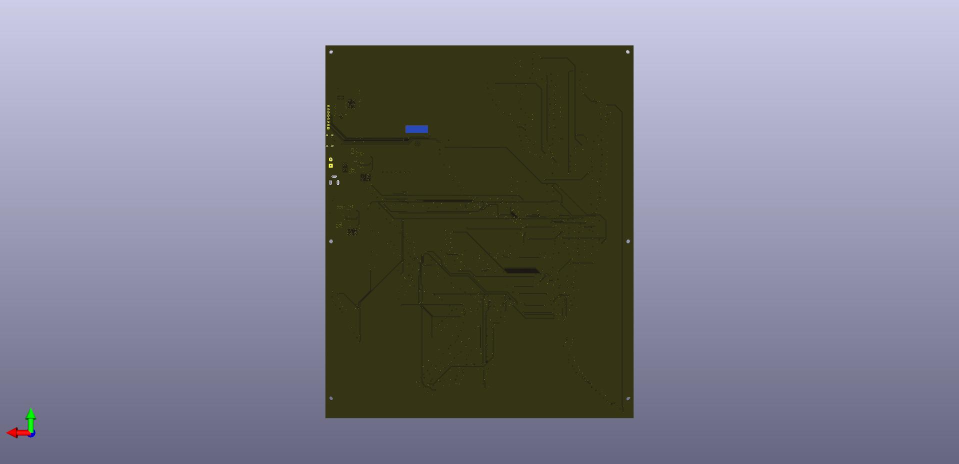
#> input picture pcb/images and pdf/bootm.jpg, 1918 x 927 px (shown at 1/2 size)
$ python -i capture.py   (imports and definitions only)   (older library calls are emulated)
#> lines starting #> are read from the running program, lines starting #| are printed output that depends on the picture
#> further down, picture is the input picture: shape (927, 1918, 3); mean B, G, R 139.4, 126.8, 127.1
#!/usr/bin/env python3
# /// script
# requires-python = ">=3.10"
# dependencies = [
#     "opencv-python>=4.9",
#     "numpy>=1.26",
#     "mcp[cli]>=1.0",
# ]
# ///
"""
Capture and enhance PCB LED camera views.

Setup (run once):
    uv run capture.py setup              # Interactive: pick camera, click 4 corners
    uv run capture.py setup --camera 1   # Use specific camera

Capture (requires setup first):
    uv run capture.py                    # Capture, warp, enhance → saves to captures/
    uv run capture.py -o out.png         # Save to specific path
    uv run capture.py --show             # Preview result
    uv run capture.py --raw              # Also save the raw frame
    uv run capture.py --debug            # Save debug overlay
"""

import argparse
import json
import sys
import time
from pathlib import Path

import cv2
import numpy as np

# Physical PCB dimensions: 24.5cm wide x 29.5cm tall
PCB_WIDTH_CM = 24.5
PCB_HEIGHT_CM = 29.5
PX_PER_CM = 40
OUT_W = int(PCB_WIDTH_CM * PX_PER_CM)   # 980
OUT_H = int(PCB_HEIGHT_CM * PX_PER_CM)  # 1180

CONFIG_PATH = Path(__file__).parent / "config.json"


# ─── Config ──────────────────────────────────────────────────────────────────

# [432 lines left out: functions load_config, save_config, _scan_cameras, _camera_picker_ui, run_setup, order_points and 2 more, not called in this run]


def enhance_contrast(image: np.ndarray) -> np.ndarray:
    """Push black background to true black, white traces/LEDs to bright white."""
    img = image.astype(np.float32)

    for c in range(3):
        ch = img[:, :, c]
        lo = np.percentile(ch, 2)
        hi = np.percentile(ch, 99)
        if hi - lo < 1:
            continue
        img[:, :, c] = np.clip((ch - lo) / (hi - lo) * 255.0, 0, 255)
#> this loop made 3 passes
#> (lo, hi) on passes 1 to 3: (18, 231), (48, 203), (49, 203)
#> pass 1, in enhance_contrast, `ch = img[:, :, c]`:
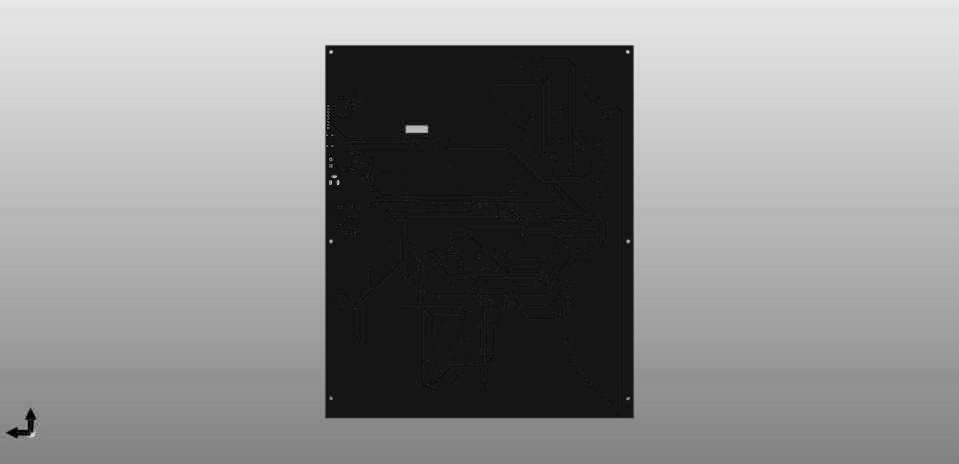
#> ch: shape (927, 1918) float32 (shown at 1/2 size); min 0, max 242, mean 139.4
#> pass 2, in enhance_contrast, `ch = img[:, :, c]`:
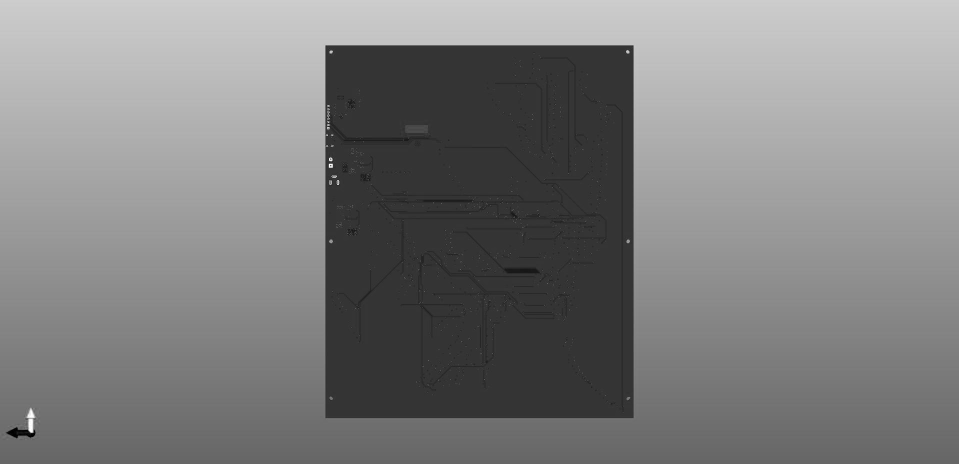
#> ch: shape (927, 1918) float32 (shown at 1/2 size); min 0, max 255, mean 126.8
#> after the loop:
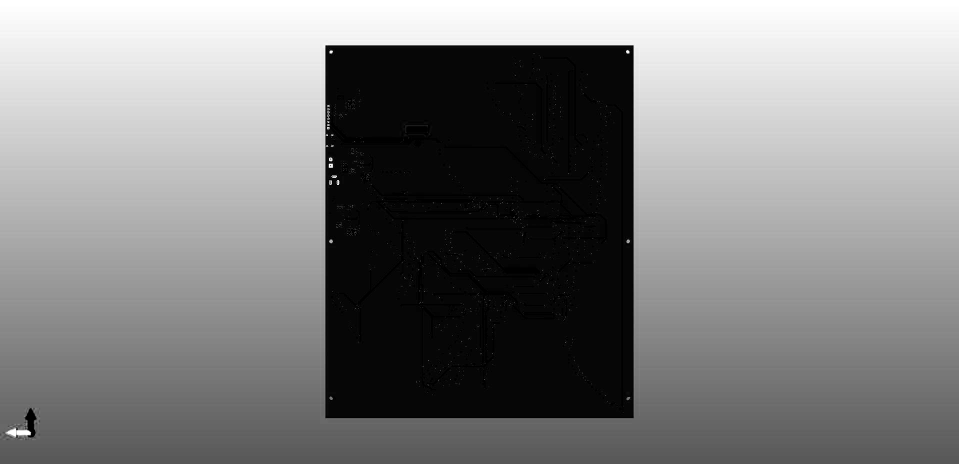
#> ch: shape (927, 1918) float32 (shown at 1/2 size); min 0, max 255, mean 129.4
#> after the loop:
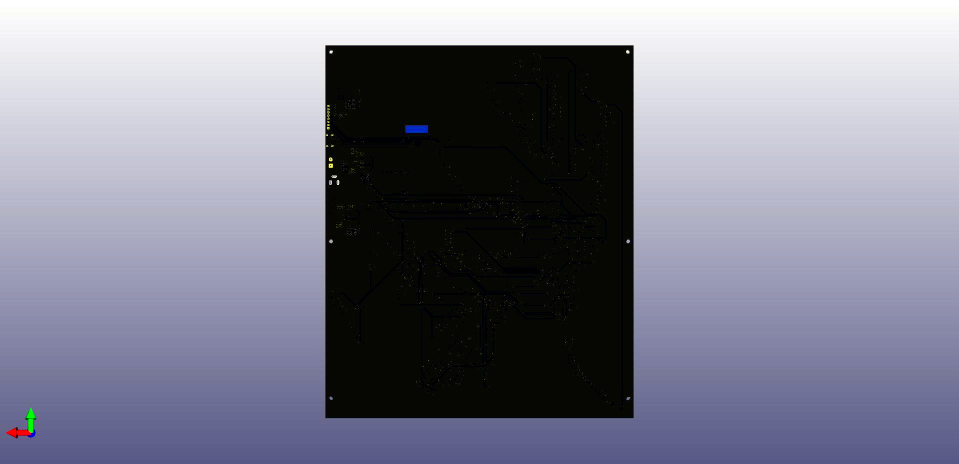
#> img: shape (927, 1918, 3) float32 (shown at 1/2 size); mean B, G, R 145, 129.5, 128.9

    img = img.astype(np.uint8)

    # S-curve to crush blacks and boost whites
    x = np.linspace(0, 1, 256)
    lut = np.clip((np.tanh((x - 0.5) * 5) * 0.5 + 0.5) * 255, 0, 255).astype(np.uint8)
    img = cv2.LUT(img, lut)
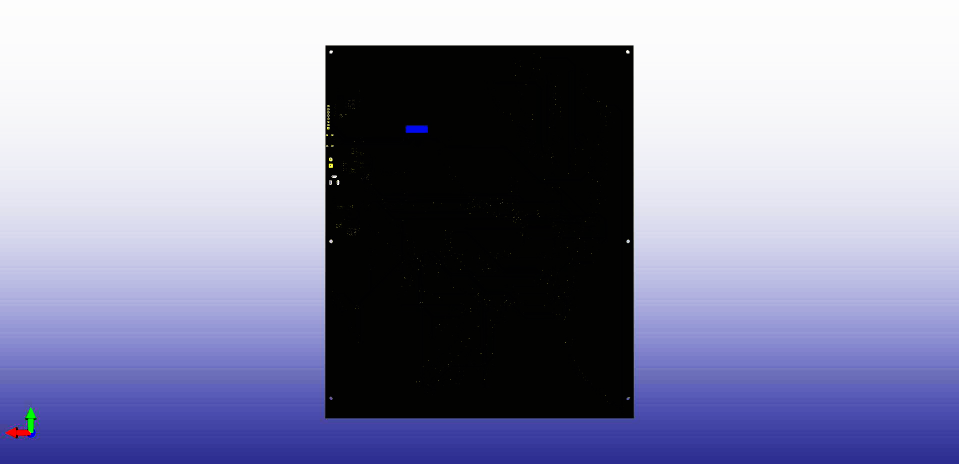
#> img: shape (927, 1918, 3) (shown at 1/2 size); mean B, G, R 164.8, 137.8, 137.1

    # CLAHE on lightness
    lab = cv2.cvtColor(img, cv2.COLOR_BGR2LAB)
#> lab: shape (927, 1918, 3); mean of channels 0, 1, 2 143.6, 135, 113.7
    l, a, b = cv2.split(lab)
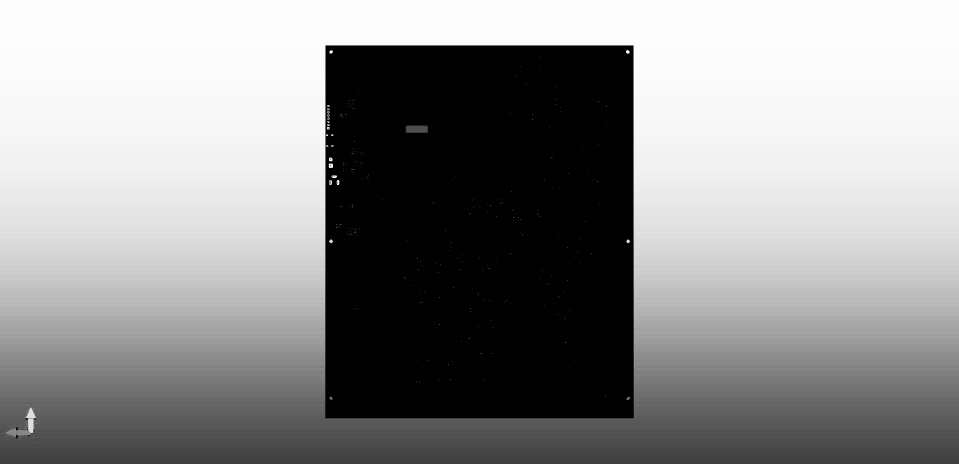
#> l: shape (927, 1918) (shown at 1/2 size); min 1, max 253, mean 143.6
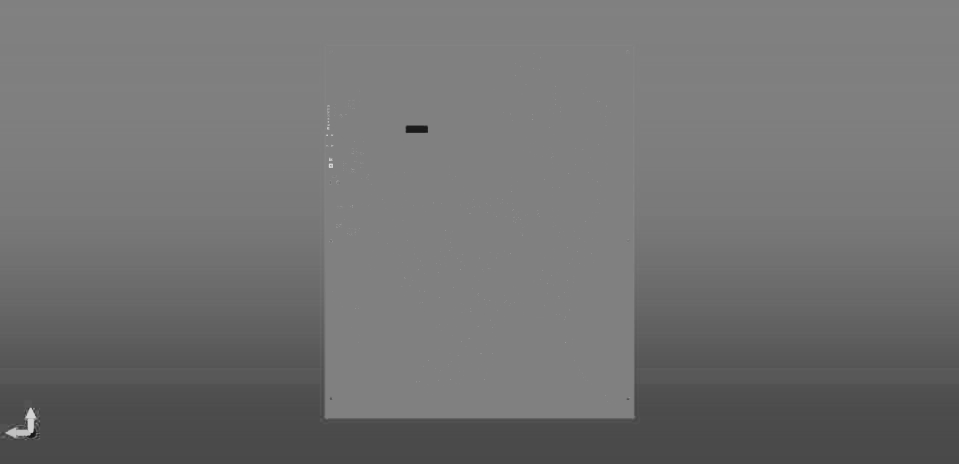
#> b: shape (927, 1918) (shown at 1/2 size); min 21, max 221, mean 113.7
    l = cv2.createCLAHE(clipLimit=3.0, tileGridSize=(8, 8)).apply(l)
    img = cv2.cvtColor(cv2.merge([l, a, b]), cv2.COLOR_LAB2BGR)

    return img


# ─── Capture frame ───────────────────────────────────────────────────────────

# [217 lines left out: functions capture_frame, main, _apply_sobel, run_mcp_server, not called in this run]


# [7 lines not run here, left out]

>>> import cv2
>>> picture = cv2.imread('../pcb/images and pdf/bootm.jpg')
>>> result = enhance_contrast(picture)
